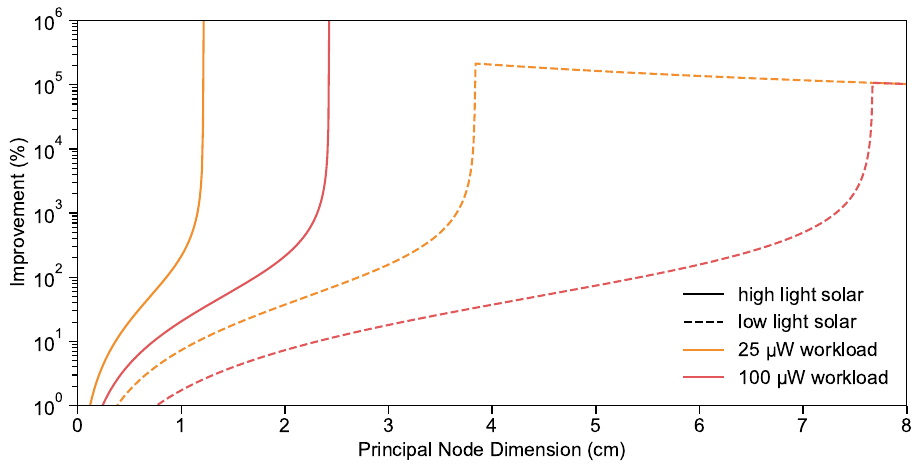

Write Python code to recreate this figure.
#! /usr/bin/env python

import numpy as np
import pandas as pd
import matplotlib.pyplot as plt
from matplotlib.legend import Legend
from matplotlib.lines import Line2D
plt.rcParams["font.family"] = "Arial"
plt.rcParams["font.size"] = "14"
plt.rcParams["xtick.major.width"] = "1"
plt.rcParams["xtick.major.size"]  = "6"
plt.rcParams["xtick.minor.width"] = "0.8"
plt.rcParams["xtick.minor.size"] = "4"
plt.rcParams["ytick.major.width"] = "1"
plt.rcParams["ytick.major.size"] = "6"
plt.rcParams["ytick.minor.width"] = "0.8"
plt.rcParams["ytick.minor.size"] = "4"
plt.rcParams["grid.linewidth"] = "1"

colors = ['#4e79a7', '#f28e2b', '#e15759', '#76b7b2', '#59a14f', '#edc948', '#b07aa1', 'ff9da7', '#9c755f', '#bab0ac']

compound = True
battery_density = 653E-3 #W/cm3
solar_efficiency = .17
seconds_in_year = 3600*24*365

workloads = np.array([25E-6, 100E-6]) #W
irradiance = np.array([10E-6, 100E-6]) # W/cm2
lengths = np.array([l * 1E-2 for l in range(0, 801,1)]) # cm

b_energy = battery_density * np.power(lengths, 3)
b_leakage = b_energy * 0.01 / seconds_in_year

fig = plt.figure(figsize=(10.7, 5), dpi=300)
ax = plt.gca()
#b_line = plt.plot(lengths, b_energy/3600*1E3, label='battery', linewidth=3)
solid_line = Line2D([0],[0], color='k', label='high light solar')
dotted_line = Line2D([0], [0], color='k', linestyle='--', label='low light solar')
plt.yscale('log')
plt.xlim(0, 8)
plt.ylim(1, 1E6)
plt.ylabel("Improvement (%)")
plt.xlabel("Principal Node Dimension (cm)")
lines = []

for i, w in enumerate(workloads):
    s_power_min = irradiance[0] * np.power(lengths, 2) * solar_efficiency
    s_power_max = irradiance[1] * np.power(lengths, 2) * solar_efficiency

    deficit_min = w - s_power_min
    deficit_min[deficit_min < 0] = 0
    deficit_min += b_leakage

    deficit_max = w - s_power_max
    deficit_max[deficit_max < 0] = 0
    deficit_max += b_leakage

    if compound:
        lifetimes_min = np.multiply(b_energy, np.reciprocal(deficit_min))
        lifetimes_max = np.multiply(b_energy, np.reciprocal(deficit_max))
    else:
        lifetimes_min = np.multiply(b_energy, np.reciprocal(w))
        lifetimes_max = np.multiply(b_energy, np.reciprocal(w))

    s_energy_min = np.multiply(s_power_min, lifetimes_min)
    s_energy_max = np.multiply(s_power_max, lifetimes_max)
    s_percent_min = np.divide(s_energy_min, b_energy) * 100
    s_percent_max = np.divide(s_energy_max, b_energy) * 100
    color = colors[i+1]
    #plt.fill_between(lengths, s_energy_min, s_energy_max, alpha=0.2, color=color)
    plt.plot(lengths, s_percent_min, '--', color=color)
    lines += plt.plot(lengths, s_percent_max, label='{} μW workload'.format(str(int(1E6*w))), color=color)

ax.legend(handles = [solid_line, dotted_line] + lines, loc='lower right', frameon=False)
#leg = Legend(ax, [Line2D([0], [0], color='k'), Line2D([0],[0], linestyle='--', color='k')], ['high light', 'low light'], frameon=False, loc="center right")
#ax.add_artist(leg)
plt.savefig("primary+harvesting.pdf", bbox_inches='tight')

